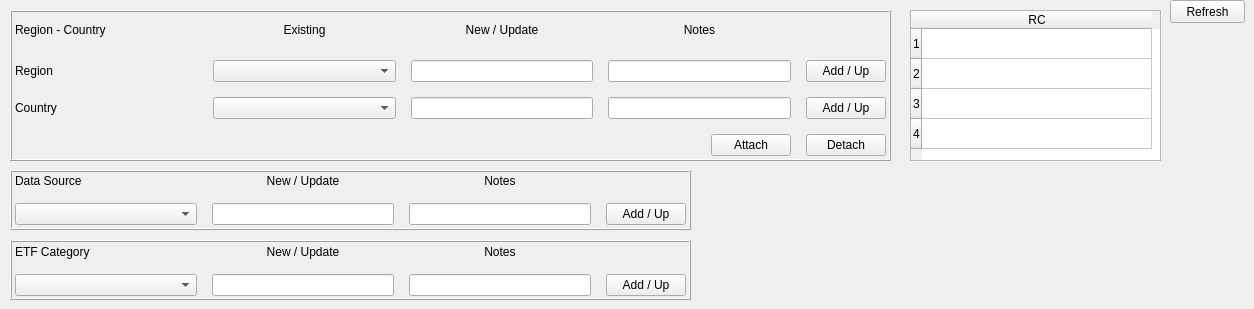
      <widget class="QWidget" name="generalTab">
       <attribute name="title">
        <string>General</string>
       </attribute>
       <widget class="QFrame" name="genDSFrame">
        <property name="geometry">
         <rect>
          <x>10</x>
          <y>170</y>
          <width>681</width>
          <height>60</height>
         </rect>
        </property>
        <property name="styleSheet">
         <string notr="true">border-color: rgb(0, 0, 0);</string>
        </property>
        <property name="frameShape">
         <enum>QFrame::Box</enum>
        </property>
        <property name="frameShadow">
         <enum>QFrame::Raised</enum>
        </property>
        <widget class="QWidget" name="gridLayoutWidget_2">
         <property name="geometry">
          <rect>
           <x>0</x>
           <y>-1</y>
           <width>681</width>
           <height>61</height>
          </rect>
         </property>
         <layout class="QGridLayout" name="genDSGrid" columnstretch="1,1,1,0">
          <property name="leftMargin">
           <number>5</number>
          </property>
          <property name="topMargin">
           <number>5</number>
          </property>
          <property name="rightMargin">
           <number>5</number>
          </property>
          <property name="bottomMargin">
           <number>5</number>
          </property>
          <property name="spacing">
           <number>15</number>
          </property>
          <item row="1" column="2">
           <widget class="QLineEdit" name="genDSNotesArea"/>
          </item>
          <item row="1" column="1">
           <widget class="QLineEdit" name="genDSNameField">
            <property name="text">
             <string/>
            </property>
           </widget>
          </item>
          <item row="1" column="0">
           <widget class="QComboBox" name="genDSCombo"/>
          </item>
          <item row="1" column="3">
           <widget class="QPushButton" name="genDSAddUpButton">
            <property name="focusPolicy">
             <enum>Qt::NoFocus</enum>
            </property>
            <property name="text">
             <string>Add / Up</string>
            </property>
           </widget>
          </item>
          <item row="0" column="0">
           <widget class="QLabel" name="label_5">
            <property name="text">
             <string>Data Source</string>
            </property>
           </widget>
          </item>
          <item row="0" column="1">
           <widget class="QLabel" name="label_9">
            <property name="text">
             <string>New / Update</string>
            </property>
            <property name="alignment">
             <set>Qt::AlignCenter</set>
            </property>
           </widget>
          </item>
          <item row="0" column="2">
           <widget class="QLabel" name="label_10">
            <property name="text">
             <string>Notes</string>
            </property>
            <property name="alignment">
             <set>Qt::AlignCenter</set>
            </property>
           </widget>
          </item>
         </layout>
        </widget>
       </widget>
       <widget class="QFrame" name="genRCFrame">
        <property name="geometry">
         <rect>
          <x>10</x>
          <y>10</y>
          <width>881</width>
          <height>151</height>
         </rect>
        </property>
        <property name="styleSheet">
         <string notr="true">border-color: rgb(0, 0, 0);</string>
        </property>
        <property name="frameShape">
         <enum>QFrame::Box</enum>
        </property>
        <property name="frameShadow">
         <enum>QFrame::Raised</enum>
        </property>
        <widget class="QWidget" name="gridLayoutWidget_4">
         <property name="geometry">
          <rect>
           <x>0</x>
           <y>0</y>
           <width>881</width>
           <height>151</height>
          </rect>
         </property>
         <layout class="QGridLayout" name="genRCGrid" rowstretch="0,0,0,0" columnstretch="1,1,1,1,0">
          <property name="sizeConstraint">
           <enum>QLayout::SetDefaultConstraint</enum>
          </property>
          <property name="leftMargin">
           <number>5</number>
          </property>
          <property name="topMargin">
           <number>5</number>
          </property>
          <property name="rightMargin">
           <number>5</number>
          </property>
          <property name="bottomMargin">
           <number>5</number>
          </property>
          <property name="spacing">
           <number>15</number>
          </property>
          <item row="2" column="4">
           <widget class="QPushButton" name="genRCCAddUpButton">
            <property name="focusPolicy">
             <enum>Qt::NoFocus</enum>
            </property>
            <property name="text">
             <string>Add / Up</string>
            </property>
           </widget>
          </item>
          <item row="2" column="0">
           <widget class="QLabel" name="label_21">
            <property name="text">
             <string>Country</string>
            </property>
           </widget>
          </item>
          <item row="1" column="2">
           <widget class="QLineEdit" name="genRCRField">
            <property name="text">
             <string/>
            </property>
           </widget>
          </item>
          <item row="0" column="0">
           <widget class="QLabel" name="label_24">
            <property name="text">
             <string>Region - Country</string>
            </property>
           </widget>
          </item>
          <item row="3" column="4">
           <widget class="QPushButton" name="genRCDetButton">
            <property name="focusPolicy">
             <enum>Qt::NoFocus</enum>
            </property>
            <property name="text">
             <string>Detach</string>
            </property>
           </widget>
          </item>
          <item row="2" column="1">
           <widget class="QComboBox" name="genRCCCombo">
            <property name="sizePolicy">
             <sizepolicy hsizetype="Expanding" vsizetype="Fixed">
              <horstretch>0</horstretch>
              <verstretch>0</verstretch>
             </sizepolicy>
            </property>
           </widget>
          </item>
          <item row="3" column="3" alignment="Qt::AlignRight">
           <widget class="QPushButton" name="genRCAttButton">
            <property name="sizePolicy">
             <sizepolicy hsizetype="Fixed" vsizetype="Fixed">
              <horstretch>0</horstretch>
              <verstretch>0</verstretch>
             </sizepolicy>
            </property>
            <property name="baseSize">
             <size>
              <width>0</width>
              <height>0</height>
             </size>
            </property>
            <property name="focusPolicy">
             <enum>Qt::NoFocus</enum>
            </property>
            <property name="layoutDirection">
             <enum>Qt::LeftToRight</enum>
            </property>
            <property name="text">
             <string>Attach</string>
            </property>
           </widget>
          </item>
          <item row="0" column="2">
           <widget class="QLabel" name="label_26">
            <property name="text">
             <string>New / Update</string>
            </property>
            <property name="alignment">
             <set>Qt::AlignCenter</set>
            </property>
           </widget>
          </item>
          <item row="1" column="0">
           <widget class="QLabel" name="label_22">
            <property name="text">
             <string>Region</string>
            </property>
           </widget>
          </item>
          <item row="2" column="2">
           <widget class="QLineEdit" name="genRCCField"/>
          </item>
          <item row="1" column="1">
           <widget class="QComboBox" name="genRCRCombo">
            <property name="sizePolicy">
             <sizepolicy hsizetype="Expanding" vsizetype="Fixed">
              <horstretch>0</horstretch>
              <verstretch>0</verstretch>
             </sizepolicy>
            </property>
           </widget>
          </item>
          <item row="2" column="3">
           <widget class="QLineEdit" name="genRCCNotesArea"/>
          </item>
          <item row="1" column="4">
           <widget class="QPushButton" name="genRCRAddUpButton">
            <property name="focusPolicy">
             <enum>Qt::NoFocus</enum>
            </property>
            <property name="text">
             <string>Add / Up</string>
            </property>
           </widget>
          </item>
          <item row="0" column="3">
           <widget class="QLabel" name="label_62">
            <property name="text">
             <string>Notes</string>
            </property>
            <property name="alignment">
             <set>Qt::AlignCenter</set>
            </property>
           </widget>
          </item>
          <item row="1" column="3">
           <widget class="QLineEdit" name="genRCRNotesArea"/>
          </item>
          <item row="0" column="1">
           <widget class="QLabel" name="label_25">
            <property name="text">
             <string>Existing</string>
            </property>
            <property name="alignment">
             <set>Qt::AlignCenter</set>
            </property>
           </widget>
          </item>
         </layout>
        </widget>
       </widget>
       <widget class="QPushButton" name="genRefreshButton">
        <property name="geometry">
         <rect>
          <x>1170</x>
          <y>0</y>
          <width>75</width>
          <height>23</height>
         </rect>
        </property>
        <property name="focusPolicy">
         <enum>Qt::NoFocus</enum>
        </property>
        <property name="text">
         <string>Refresh</string>
        </property>
       </widget>
       <widget class="QTableWidget" name="genRCTable">
        <property name="geometry">
         <rect>
          <x>910</x>
          <y>10</y>
          <width>251</width>
          <height>151</height>
         </rect>
        </property>
        <property name="focusPolicy">
         <enum>Qt::ClickFocus</enum>
        </property>
        <property name="editTriggers">
         <set>QAbstractItemView::NoEditTriggers</set>
        </property>
        <property name="selectionMode">
         <enum>QAbstractItemView::MultiSelection</enum>
        </property>
        <property name="sortingEnabled">
         <bool>true</bool>
        </property>
        <property name="rowCount">
         <number>4</number>
        </property>
        <property name="columnCount">
         <number>1</number>
        </property>
        <attribute name="horizontalHeaderDefaultSectionSize">
         <number>230</number>
        </attribute>
        <row/>
        <row/>
        <row/>
        <row/>
        <column>
         <property name="text">
          <string>RC</string>
         </property>
        </column>
       </widget>
       <widget class="QFrame" name="genECFrame">
        <property name="geometry">
         <rect>
          <x>10</x>
          <y>240</y>
          <width>681</width>
          <height>60</height>
         </rect>
        </property>
        <property name="styleSheet">
         <string notr="true">border-color: rgb(0, 0, 0);</string>
        </property>
        <property name="frameShape">
         <enum>QFrame::Box</enum>
        </property>
        <property name="frameShadow">
         <enum>QFrame::Raised</enum>
        </property>
        <widget class="QWidget" name="gridLayoutWidget_21">
         <property name="geometry">
          <rect>
           <x>0</x>
           <y>0</y>
           <width>681</width>
           <height>61</height>
          </rect>
         </property>
         <layout class="QGridLayout" name="genECGrid" columnstretch="1,1,1,0">
          <property name="leftMargin">
           <number>5</number>
          </property>
          <property name="topMargin">
           <number>5</number>
          </property>
          <property name="rightMargin">
           <number>5</number>
          </property>
          <property name="bottomMargin">
           <number>5</number>
          </property>
          <property name="spacing">
           <number>15</number>
          </property>
          <item row="1" column="2">
           <widget class="QLineEdit" name="genECNotesArea"/>
          </item>
          <item row="0" column="1">
           <widget class="QLabel" name="label_76">
            <property name="text">
             <string>New / Update</string>
            </property>
            <property name="alignment">
             <set>Qt::AlignCenter</set>
            </property>
           </widget>
          </item>
          <item row="0" column="0">
           <widget class="QLabel" name="label_7">
            <property name="text">
             <string>ETF Category</string>
            </property>
           </widget>
          </item>
          <item row="1" column="1">
           <widget class="QLineEdit" name="genECNameField">
            <property name="text">
             <string/>
            </property>
           </widget>
          </item>
          <item row="1" column="0">
           <widget class="QComboBox" name="genECCombo"/>
          </item>
          <item row="0" column="2">
           <widget class="QLabel" name="label_77">
            <property name="text">
             <string>Notes</string>
            </property>
            <property name="alignment">
             <set>Qt::AlignCenter</set>
            </property>
           </widget>
          </item>
          <item row="1" column="3">
           <widget class="QPushButton" name="genECAddUpButton">
            <property name="focusPolicy">
             <enum>Qt::NoFocus</enum>
            </property>
            <property name="text">
             <string>Add / Up</string>
            </property>
           </widget>
          </item>
         </layout>
        </widget>
       </widget>
      </widget>
